Frame 1 (no input): blank canvas, image omitted
Frame 60 (the mouse pressed at the canvas centre just before this capture): blank canvas, image omitted
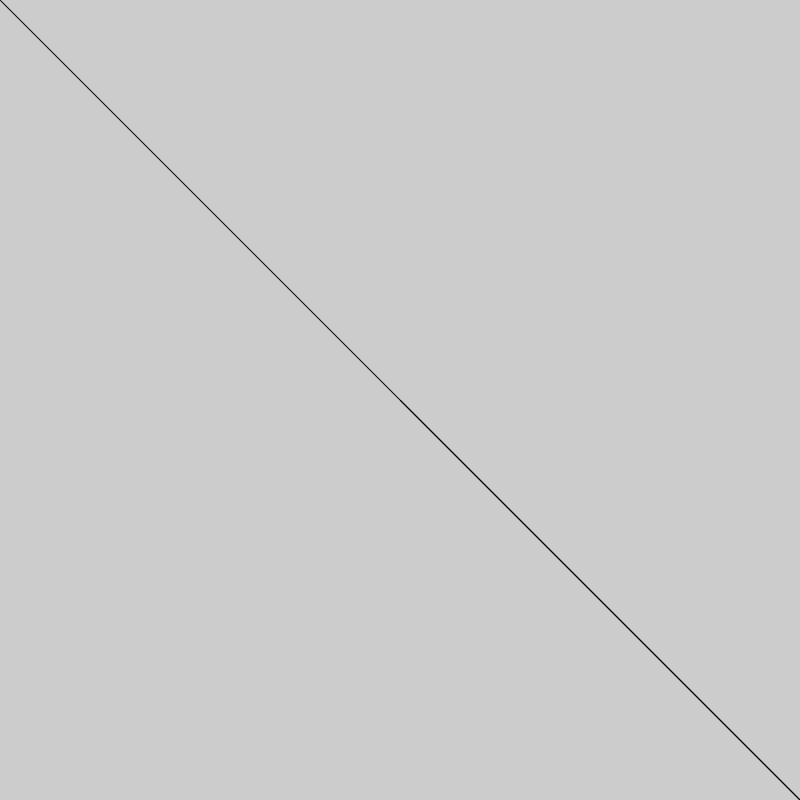
Frame 120 (the mouse held since frame 60 and released just before this capture)

The Processing sketch whose frames 1 and 60 were blank and that drew this single picture after the mouse press (run headless with seeded random() and noise(); from frame 60 on, the mouse is pressed at the canvas centre):

// Processing sketch: lineas_espejadas_enfrentadas
// ── lineas_espejadas_enfrentadas.pde
void setup(){
size(800,800);
}


void draw(){
       
  if (mousePressed){
    stroke(0);
     line (mouseX,mouseY,pmouseX,pmouseY);
     line (width-mouseX,height-mouseY,width-pmouseX,height-pmouseY);
     line (mouseX,mouseY,width-pmouseX,height-pmouseY);

    
     
     
  }
 

}
